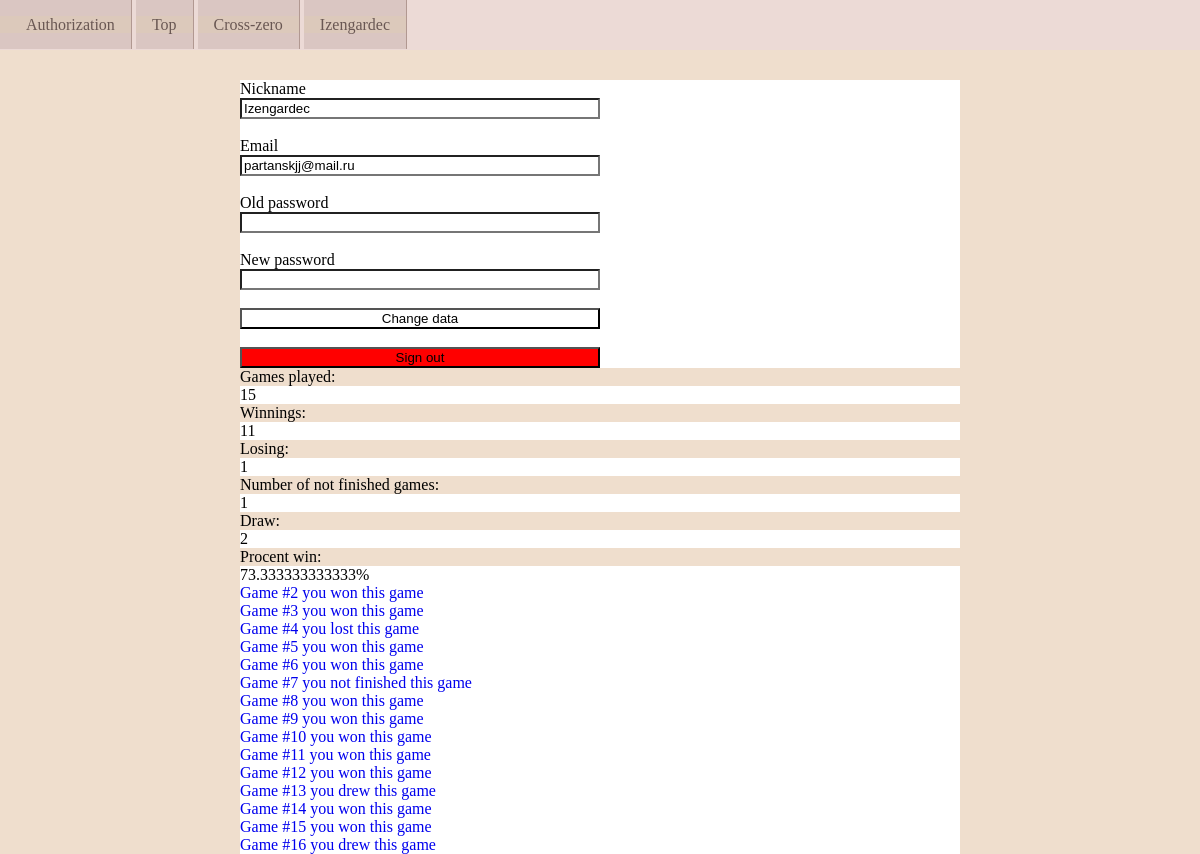
Screenshot of /person.php (signed in) with the database file from the repository.
### tables this page shows
CREATE TABLE IF NOT EXISTS `games` (
  `idUser` int(11) NOT NULL,
  `idGame` int(11) NOT NULL AUTO_INCREMENT,
  `Result` int(11) NOT NULL,
  `gameCourse` varchar(255) NOT NULL,
  PRIMARY KEY (`idGame`),
  KEY `idUser` (`idUser`)
);

### model/person_model.php (called while the page is built, shortened)
<?php
class PersonModel extends Model
{
    public function __construct($link){
      $this->link=$link;
    }
  public function count_win($player){
    $query="SELECT COUNT( idGame ) FROM `games`WHERE idUser =$player and result=1";
    $result2=mysqli_query($this->link,$query)or die("Ошибка запроса".mysqli_error($this->link));
    $row =mysqli_fetch_row($result2);
    return $row[0];
  }
  public function count_lose($player){
    $query="SELECT COUNT( idGame ) FROM `games`WHERE idUser =$player and result=2";
    $result2=mysqli_query($this->link,$query)or die("Ошибка запроса".mysqli_error($this->link));
    $row =mysqli_fetch_row($result2);
    return $row[0];
  }
  public function count_game($player){
    $query="SELECT COUNT( idGame ) FROM `games` WHERE idUser = $player;";
    $result2=mysqli_query($this->link,$query) or die($query.mysqli_error($this->link));
    $row =mysqli_fetch_row($result2);
    return $row[0];
  }
  public function count_not_game($player){
    $query="SELECT COUNT( idGame ) FROM `games` WHERE idUser =$player and result=0";
    $result2=mysqli_query($this->link,$query)or die("Ошибка запроса".mysqli_error($this->link));
    $row =mysqli_fetch_row($result2);
    return $row[0];
  }
  public function count_draw($player){
    $query="SELECT COUNT( idGame ) FROM `games` WHERE idUser =$player and result=3";
    $result2=mysqli_query($this->link,$query)or die("Ошибка запроса".mysqli_error($this->link));
    $row =mysqli_fetch_row($result2);
    return $row[0];
  }
  public function all_game($player){
    $query="SELECT * FROM `games` WHERE idUser =$player";
    $result2=mysqli_query($this->link,$query)or die("Ошибка запроса".mysqli_error($this->link));
    $row = array();
    for ($i=0; $i < mysqli_num_rows($result2); $i++) {
      array_push ($row,mysqli_fetch_row($result2));
    }
    return $row;
  }
}
 ?>

### view/view.php (the view, shortened to what this page needs)
<?php
class View{
  private $model;
  public function __construct($controller,$model){
    $this->model = $model;
  }
    public function output_statistic($idUser){
      $s="<p>Games played:</p>".$this->model->count_game($idUser)."
      <br><p>Winnings:</p>".$this->model->count_win($idUser)."
      <br><p>Losing:</p>".$this->model->count_lose($idUser)."
      <br><p>Number of not finished games:</p>".$this->model->count_not_game($idUser).
      "<br><p>Draw:</p>".$this->model->count_draw($idUser)."
      <br><p>Procent win:</p>".$this->model->count_win($idUser)/$this->model->count_game($idUser)*100 ."%";
      foreach ($this->model->all_game($idUser) as $game) {
        $tmp='not finished';
        if ($game[3][strlen($game[3])-1]=='!'){
          $tmp='won';
        } else if ($game[3][strlen($game[3])-1]=='?'){
          $tmp='lost';
        } else if ($game[3][strlen($game[3])-1]=='-'){
          $tmp='drew';
        }
         $s.='<br><a href="game.php?game='.$game[1].'&course='.$game[3].'" target="_blank">Game #'.$game[1].' you '.$tmp.' this game</a>';
      }
      return $s;
    }
}
?>

### person.php (shortened to what this page needs)
<?php
  require_once 'model\person_model.php';
  require_once 'view\view.php';
  require_once 'connection.php';
  $link2=mysqli_connect($host,$user,$password,$database) or die("Ошибка".mysqli_error($link2));
  mysqli_set_charset($link2,"utf8");
  $model = new PersonModel($link2);
  $controller = new Controller($model);
  $view = new View($controller,$model);
 ?>
<head>
  <LINK REL="stylesheet" HREF = "styles\person_style.css">
  <LINK REL="stylesheet" HREF = "styles\menu_styles.css">
</head>
<body>
  <nav class="one">
  <ul>
    <li><a href="auth.php"><i class="fa fa-home fa-fw"></i>Authorization</a></li>
    <li><a href="top.php">Top</a></li>
    <li><a href="index.php">Cross-zero</a></li>
    <?php if (isset($_SESSION['iduser'])){
      echo '<li><a href="person.php">'.$_SESSION['nick'].'</a></li>';
    }
     ?>
  </ul>
  </nav>
  <div class="container">
    <form method="post" class="form_st">
      <label >Nickname</label>
      <input class="element_form" name="nick" type="text"<?php echo 'value="'.$_SESSION['nick'].'"' ?>>
      <br>
      <label >Email</label>
      <input class="element_form" name="email" type="email" <?php echo 'value="'.$_SESSION['login'].'"' ?>>
      <br>
      <label >Old password</label>
      <input class="element_form" name="old_pass" type="password">
      <br>
      <label >New password</label>
      <input class="element_form" name="new_pass" type="password">
      <br>
      <input class="element_form" name="change" type="submit" value="Change data">
      <br>
      <input class="element_form" name="sign_out" type="submit" value="Sign out" style="background-color:red">
    </form>
    <div class="form_st">
      <?php  echo $view->output_statistic($_SESSION['iduser']); ?>
    </div>
  </div>
</body>

### styles/person_style.css (style rules this page uses)
.container { width: 60%; background: white; margin: auto; }
.form_st { background-color: white; width: 100%; }
.element_form { display: block; width: 50%; background-color: white; }
label { background-color: white; }
a { background-color: white; }

### styles/menu_styles.css (style rules this page uses)
* { margin: 0; background-color:#efdecd; text-decoration: none; }
body { margin:0; }
ul { list-style: none; margin: 0 auto; }
a { text-decoration: none; font-family: 'Lora', serif; transition: .5s linear; }
nav { display: block; width: 100%; margin: 0 auto 30px; }
.one ul { padding: 1em 0; background: #ECDAD6; }
.one a { padding: 1em; background: rgba(177, 152, 145, .3); border-right: 1px solid #b19891; color: #695753; }
.one li { display: inline; }

### rows the page displays
games: idGame "2", gameCourse "won"
games: idGame "3", gameCourse "won"
games: idGame "4", gameCourse "lost"
games: idGame "5", gameCourse "won"
games: idGame "6", gameCourse "won"
games: idGame "7", tmp "not finished"
games: idGame "8", gameCourse "won"
games: idGame "9", gameCourse "won"
games: idGame "10", gameCourse "won"
games: idGame "11", gameCourse "won"
games: idGame "12", gameCourse "won"
games: idGame "13", gameCourse "drew"
games: idGame "14", gameCourse "won"
games: idGame "15", gameCourse "won"
games: idGame "16", gameCourse "drew"

### other values shown
$_SESSION['nick'] "Izengardec"
$this->model->count_game($idUser) "15"
$this->model->count_win($idUser) "11"
$this->model->count_lose($idUser) "1"
$this->model->count_not_game($idUser) "1"
$this->model->count_draw($idUser) "2"
$this->model->count_win($idUser)/$this->model->count_game($idUser)*100 "73.333333333333"
